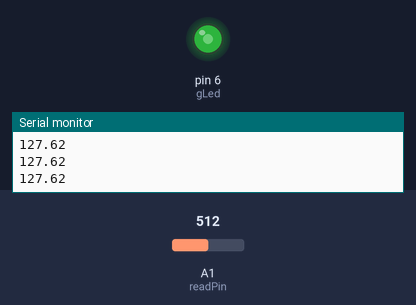
Recording of a sketch running on a simulated Arduino Uno, built with avr-gcc and run on an emulated ATmega328P. Shown: output pins drawn as LEDs (lit = HIGH), the last lines printed to the serial monitor. The inputs (shaded band) are chosen by the test bench; at power-on: A1 (readPin) = 512.

Above: at 1.3 s.
1.4 s: A1 (readPin) set to 716
At 2.7 s:
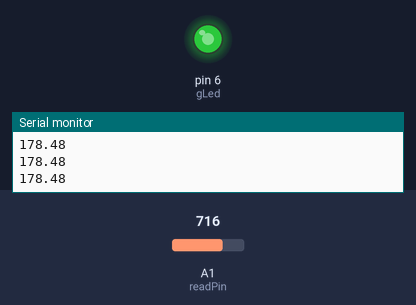
3.0 s: A1 (readPin) set to 900
At 4.0 s:
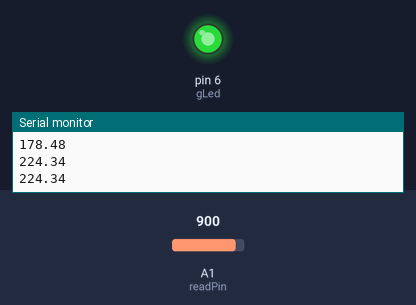
4.5 s: A1 (readPin) set to 122
At 5.2 s:
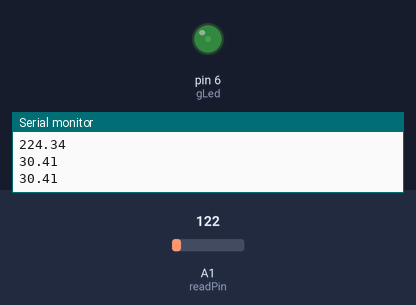
6.0 s: A1 (readPin) set to 0
At 6.5 s:
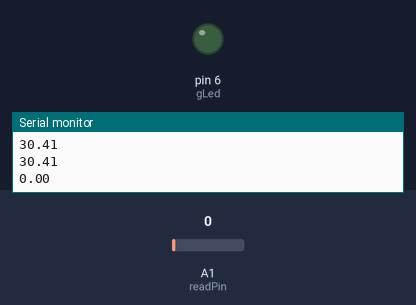
7.5 s: A1 (readPin) set to 511
At 8.8 s:
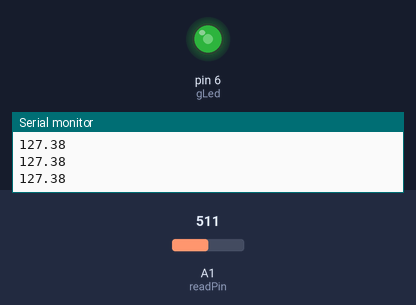
Timing chart, 0 to 10.0 s (numbered marks = the images above; inputs shaded):
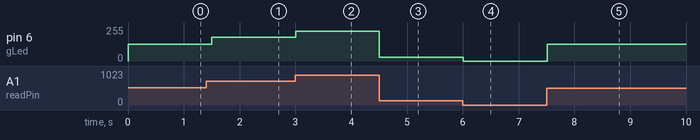

The sketch:

Dimmable_Led.ino
```cpp
int readPin = A1;
int gLed = 6;
float v;
void setup() {
  // put your setup code here, to run once:
  pinMode(readPin , INPUT);
  pinMode(gLed , OUTPUT);
  Serial.begin(9600);
}

void loop() {
  // put your main code here, to run repeatedly:
  v = analogRead(A1);
  v = v * 255./(1023);
  analogWrite(gLed , v);
  Serial.println(v);
  delay(500);
}
```

Measured:
- after the input at 1.4 s, pin 6 (gLed): 127/255 → 178/255 after 0.10 s
- after the input at 3.0 s, pin 6 (gLed): 178/255 → 224/255 at once
- after the input at 4.5 s, pin 6 (gLed): 224/255 → 30/255 at once
- after the input at 6.0 s, pin 6 (gLed): 30/255 → 0/255 at once
- after the input at 7.5 s, pin 6 (gLed): 0/255 → 127/255 at once
